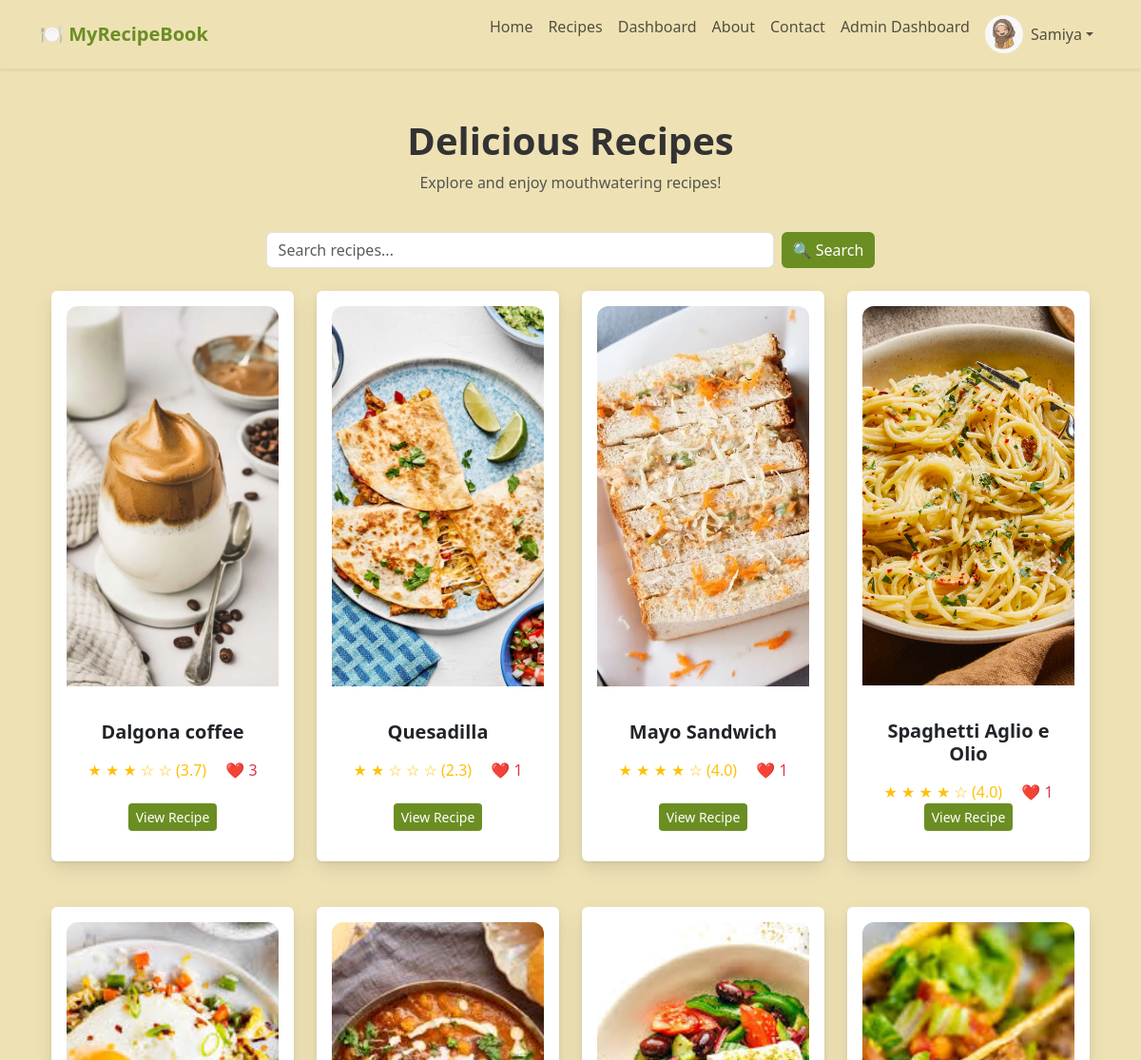
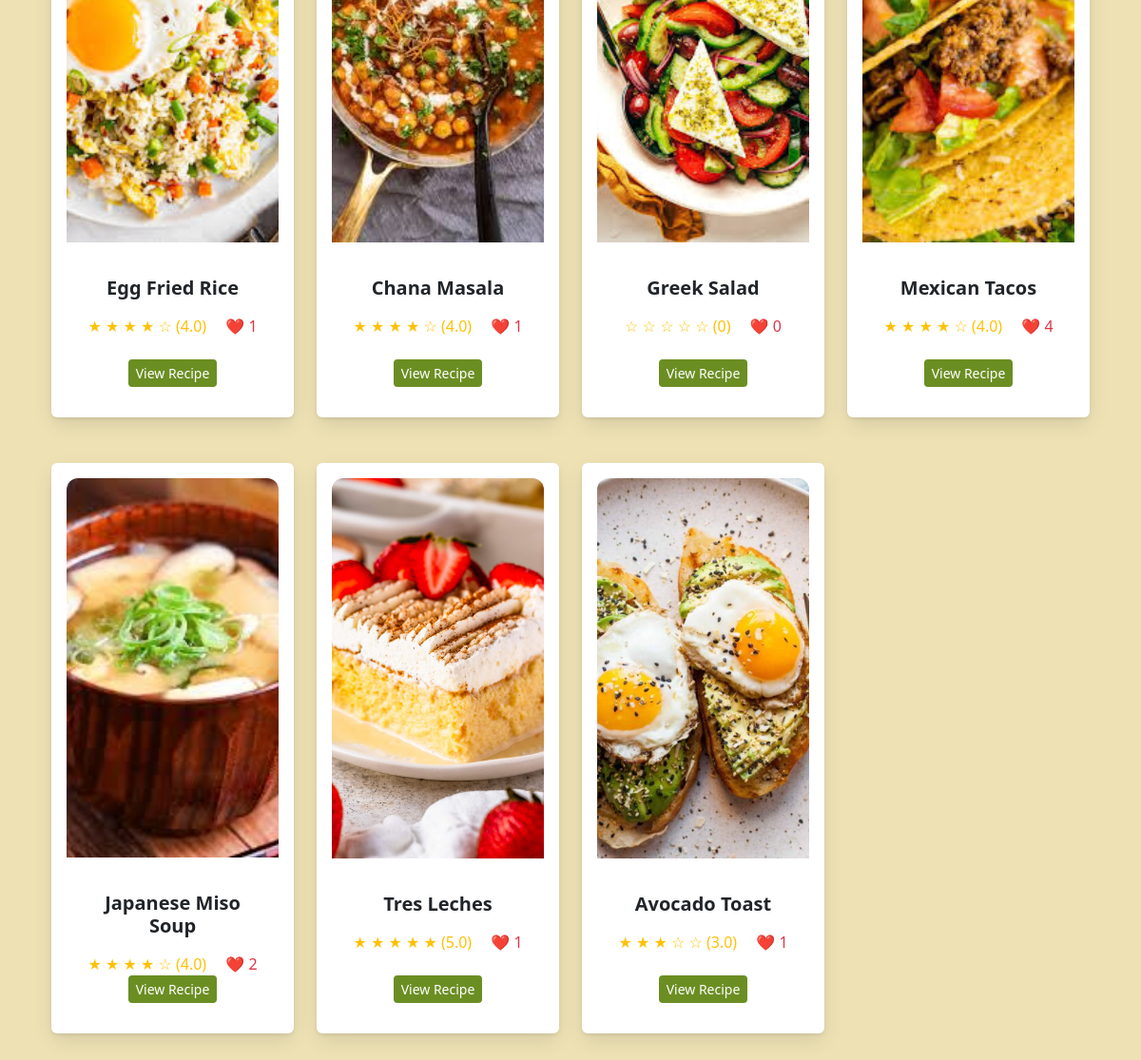
The page /recipes (signed in) on the database its author committed (2 pictures, top to bottom).
### app/models.py (models this page shows, shortened)
class User(db.Model, UserMixin):
    id = db.Column(db.Integer, primary_key=True)
    username = db.Column(db.String(50), unique=True, nullable=False)
    name = db.Column(db.String(100))
    email = db.Column(db.String(100), unique=True, nullable=False)
    profile_photo = db.Column(db.String(255))  # Store image path
    password_hash = db.Column(db.String(255), nullable=False)
    is_premium = db.Column(db.Boolean, default=False)  # For premium users
    is_admin=db.Column(db.Boolean, default=False)
    liked_recipes = db.relationship('Recipe', secondary='like', backref='liked_by')

class Recipe(db.Model):
    id = db.Column(db.Integer, primary_key=True)
    title = db.Column(db.String(255), nullable=False)
    tags = db.Column(db.String(255))
    ingredients = db.Column(db.Text, nullable=False)
    instructions = db.Column(db.Text, nullable=True)
    description = db.Column(db.String(500), nullable=True)
    image_path = db.Column(db.String(255))  # Stores relative path
    video_path = db.Column(db.String(255))  # Stores relative path
    is_premium = db.Column(db.Boolean, default=False)  # New column
    likes = db.relationship('Like', backref='recipe', lazy=True)
    ratings = db.relationship('Rating', backref='recipe', lazy=True)
    comments = db.relationship('Comment', backref='recipe', lazy=True)
    @property
    def average_rating(self):
        if not self.ratings:
            return 0  # No ratings yet
        return round(sum(r.rating for r in self.ratings) / len(self.ratings), 1)
    @property
    def like_count(self):
        return len(self.likes)

class Rating(db.Model):
    id = db.Column(db.Integer, primary_key=True)
    user_id = db.Column(db.Integer, db.ForeignKey('user.id'), nullable=False)
    recipe_id = db.Column(db.Integer, db.ForeignKey('recipe.id'), nullable=False)
    rating = db.Column(db.Integer, nullable=False)  # Rating from 1 to 5

### app/routes.py (the view)
@bp.route('/recipes')
def recipes():
    recipes = Recipe.query.filter_by(is_premium=False).all()
    return render_template('recipes.html', recipes=recipes)

### app/__init__.py (called while the page is built)
def create_app():
    app = Flask(__name__)
    app.config.from_object(Config)
    db.init_app(app)
    migrate.init_app(app, db)
    login_manager.init_app(app)
    ensure_upload_folders(app)
    @login_manager.user_loader
    def load_user(user_id):
        return User.query.get(int(user_id)) or Admin.query.get(int(user_id))
    from app.routes import bp
    app.register_blueprint(bp)
    login_manager.login_view = 'routes.admin_login'  # Redirect if user is not logged in
    login_manager.login_message_category = "danger"
    return app

### app/templates/recipes.html (shortened to what this page needs)
{% extends "base.html" %}
{% block content %}
<div class="container py-1">
    <h1 class="text-center fw-bold page-title">Delicious Recipes</h1>
    <p class="text-center text-muted">Explore and enjoy mouthwatering recipes!</p>
    <div class="container py-4">
        <form action="{{ url_for('routes.search') }}" method="GET" class="d-flex justify-content-center">
            <input type="text" name="q" class="form-control w-50 me-2" placeholder="Search recipes..." required>
            <button type="submit" class="btn btn-primary">🔍 Search</button>
        </form>
    </div>
<div class="row gx-4 gy-5">
    {% for recipe in recipes %}
        <div class="col-lg-3 col-md-4 col-sm-6 col-12">
            <div class="flip-card" onclick="flipCard(this)">
                <div class="flip-card-inner">
                    <div class="flip-card-front">
                        <div class="card shadow-sm border-0 h-100 p-3 d-flex flex-column card-fixed-height">
                            {% if recipe.image_path %}
                                <img src="{{ url_for('static', filename=recipe.image_path) }}" class="card-img-top" alt="{{ recipe.title }}">
                            {% else %}
                                <img src="{{ url_for('static', filename='images/placeholder.jpg') }}" class="card-img-top" alt="No Image Available">
                            {% endif %}
                            <div class="card-body text-center d-flex flex-column flex-grow-1">
                                <h5 class="fw-bold">{{ recipe.title }}</h5>
                                <div class="mt-2">
                                    <span class="text-warning">
                                        {% for i in range(1, 6) %}
                                            {% if i <= recipe.average_rating %}
                                                ★
                                            {% else %}
                                                ☆
                                            {% endif %}
                                        {% endfor %}
                                        ({{ recipe.average_rating or 0 }})
                                    </span>
                                    <span class="text-danger ms-3">❤️ {{ recipe.like_count }}</span>
                                </div>
                                <div class="mt-auto">
                                    <a href="{{ url_for('routes.view_recipe', recipe_id=recipe.id) }}" class="btn btn-primary btn-sm" onclick="event.stopPropagation();">
                                        View Recipe
                                    </a>
                                </div>
                            </div>
                        </div>
                    </div>
                    <div class="flip-card-back">
                        <div class="card-body d-flex align-items-center justify-content-center">
                            <p class="description-text">{{ recipe.description or 'No description available.' }}</p>
                        </div>
                    </div>
                </div>
            </div>
        </div>
    {% endfor %}
</div>
{% endblock %}

### app/templates/base.html (shortened to what this page needs)
<!DOCTYPE html>
<html lang="en">
<head>
    <link href="https://cdn.jsdelivr.net/npm/bootstrap@5.3.0/dist/css/bootstrap.min.css" rel="stylesheet">
    <link rel="stylesheet" href="{{ url_for('static', filename='styles.css') }}">
    <link rel="stylesheet" href="https://cdnjs.cloudflare.com/ajax/libs/font-awesome/6.0.0/css/all.min.css">
</head>
<body>
<nav class="navbar navbar-expand-lg navbar-light shadow-sm">
    <div class="container">
        <a class="navbar-brand fw-bold" href="{{ url_for('routes.index') }}">🍽️ MyRecipeBook</a>
        <div class="collapse navbar-collapse" id="navbarNav">
            <ul class="navbar-nav ms-auto">
                <li class="nav-item"><a class="nav-link" href="{{ url_for('routes.index') }}">Home</a></li>
                <li class="nav-item"><a class="nav-link" href="{{ url_for('routes.recipes') }}">Recipes</a></li>
                {% if current_user.is_authenticated %}
                    <li class="nav-item"><a class="nav-link" href="{{ url_for('routes.user_dashboard') }}">Dashboard</a></li>
                {% endif %}
                <li class="nav-item"><a class="nav-link" href="{{ url_for('routes.about') }}">About</a></li>
                <li class="nav-item"><a class="nav-link" href="{{ url_for('routes.contact') }}">Contact</a></li>
                {% if current_user.is_authenticated %}
                    {% if current_user.is_authenticated and current_user.is_admin %}
                    <li class="nav-item">
                        <a class="nav-link" href="{{ url_for('routes.admin_dashboard') }}">
                            Admin Dashboard
                         </a>
                    </li>
                {% endif %}
                    <li class="nav-item dropdown">
                        <a class="nav-link dropdown-toggle d-flex align-items-center" href="#" id="userDropdown" role="button" data-bs-toggle="dropdown">
                            <img src="{{ url_for('static', filename=current_user.profile_photo)}}" class="profile-photo me-2">
                            {{ current_user.name }}
                        </a>
                    </li>
                {% else %}
                    <li class="nav-item"><a class="nav-link link-accent" href="{{ url_for('routes.user_login') }}">Login</a></li>
                    <li class="nav-item"><a class="nav-link link-accent" href="{{ url_for('routes.user_signup') }}">Sign Up</a></li>
                {% endif %}
            </ul>
        </div>
    </div>
</nav>
    <div class="container my-5">
        {% block content %}{% endblock %}
    </div>
</body>
</html>

### app/static/styles.css (style rules this page uses)
:root { --bg-light: #EEE2B5; --bg-card: #F8F6F2; --text-dark: #333333; --accent-green: #6B8E23; --hover-green: #4A5D23; --border-light: #EAEAEA; }
body { background-color: var(--bg-light); color: var(--text-dark); font-family: 'Segoe UI', Tahoma, Geneva, Verdana, sans-serif; }
.navbar { background-color: var(--bg-light); box-shadow: 0 4px 12px rgba(0, 0, 0, 0.05); }
.navbar-brand { color: var(--accent-green); }
.btn-primary { background-color: var(--accent-green); border: none; transition: background-color 0.3s ease; }
.card-img-top { width: 100%; height: 400px; object-fit: cover; border-top-left-radius: 12px; border-top-right-radius: 12px; }
.flip-card { perspective: 1000px; cursor: pointer; }
.flip-card-inner { position: relative; width: 100%; min-height: 600px; transform-style: preserve-3d; transition: transform 0.6s ease; }
.flip-card-front, .flip-card-back { position: absolute; width: 100%; height: 100%; border-radius: 12px; backface-visibility: hidden; box-shadow: 0 8px 20px rgba(0, 0, 0, 0.1); }
.flip-card-front { display: flex; flex-direction: column; background: var(--bg-card); }
.card-fixed-height { min-height: 100%; }
.flip-card-front .card-img-top { width: 100%; height: 400px; object-fit: cover; border-top-left-radius: 12px; border-top-right-radius: 12px; margin-bottom: 20px; }
.card-body { display: flex; flex-direction: column; flex: 1; }
.flip-card-back { background: var(--accent-green); transform: rotateY(180deg); display: flex; flex-direction: column; justify-content: center; padding: 20px; text-align: center; }
.description-text { font-family: 'Playfair Display', serif; font-size: 1.3rem; font-weight: bold; color: white; line-height: 1.8; }
.profile-photo { width: 40px; height: 40px; border-radius: 50%; object-fit: cover; }
input, textarea { border-radius: 8px; border: 1px solid var(--border-light); padding: 10px; }

### rows shown on the page
User: profile_photo (picture), name "Samiya"
Recipe: image_path (picture), title "Dalgona coffee", rating "3.7", like_count "3"
Recipe: image_path (picture), title "Quesadilla", rating "2.3", like_count "1"
Recipe: image_path (picture), title "Mayo Sandwich", rating "4.0", like_count "1"
Recipe: image_path (picture), title "Spaghetti Aglio e Olio", rating "4.0", like_count "1"
Recipe: image_path (picture), title "Egg Fried Rice", rating "4.0", like_count "1"
Recipe: image_path (picture), title "Chana Masala", rating "4.0", like_count "1"
Recipe: image_path (picture), title "Greek Salad", is_premium "0", like_count "0"
Recipe: image_path (picture), title "Mexican Tacos", rating "4.0", like_count "4"
Recipe: image_path (picture), title "Japanese Miso Soup", rating "4.0", like_count "2"
Recipe: image_path (picture), title "Tres Leches", rating "5.0", like_count "1"
Recipe: image_path (picture), title "Avocado Toast", rating "3.0", like_count "1"
